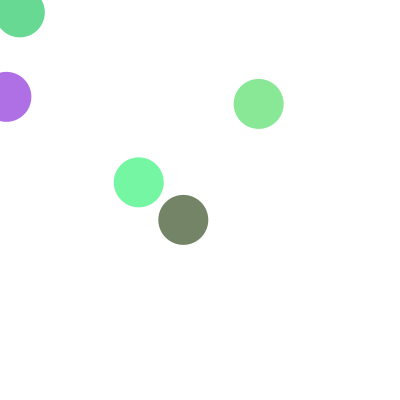
Frame 1 (no input)
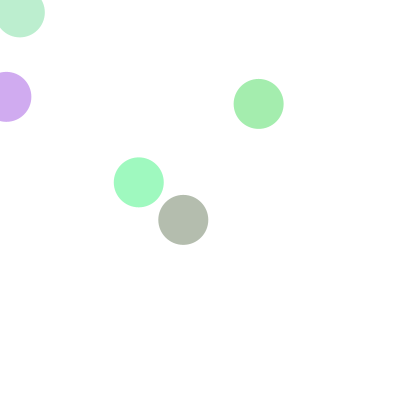
Frame 60 (the mouse pressed at the canvas centre just before this capture)
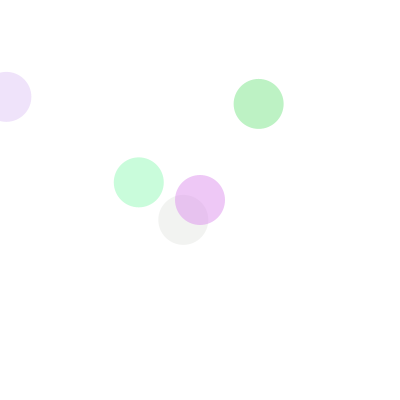
Frame 120 (the mouse held since frame 60 and released just before this capture)

The Processing sketch that drew these frames (run headless with seeded random() and noise(); from frame 60 on, the mouse is pressed at the canvas centre):

// Processing sketch: ParticleFade
// ── ParticleFade.pde
// ParticleFade
//
// Simple circle particles that live
// for a short time & fade away.
//
// Click to make a circle.
//
// Dan Wilcox danomatika.com 2016

ArrayList<Circle> circles;

void setup() {
  size(400, 400);
  
  // create the array list and load
  // it with 5 random circles
  circles = new ArrayList<Circle>();
  for(int i = 0; i < 5; ++i) {
    circles.add(new Circle());  
  }
}

void draw() {
  background(255);
  
  // draw each circle in the array list,
  // remove any dead circles
  for(int i = 0; i < circles.size(); ++i) {
    Circle c = circles.get(i);
    c.update();
    if(c.alive) {
      c.draw();  
    }
    else {
      circles.remove(c);  
    }
  }  
}

void mousePressed() {
  Circle c = new Circle(mouseX, mouseY);
  circles.add(c);
}
// ── Circle.pde

// circle particle
class Circle {
 
  // where it is
  PVector pos;
  
  // is the circle alive?
  boolean alive = true;
  
  // timstamp for when the circle was "born"
  long birthtime = 0;
  
  // how long the particle should live
  long lifetime;
  
  // life color
  color aliveColor = color(255);

  // constuctor with a random pos
  Circle() {
    pos = new PVector(random(width), random(height));
    reset();
  }
  
  // constructor with a given pos
  Circle(int x, int y) {
    pos = new PVector(x, y);
    reset();
  }
  
  // reset circle life & generate new life time colors
  void reset() {
    birthtime = millis();
    lifetime = int(random(1000, 5000));
    aliveColor = color(100 + random(155), 
                       100 + random(155),
                       100 + random(155));
  }
  
  // check if the circle has lived long enough
  void update() {
    if(millis() - birthtime > lifetime) {
      alive = false; // it dies :(
    }
  }
  
  void draw() {
    
    // "age" is the amount of time the circle has been alive
    // aka the time difference between when it was born and now
    long age = millis() - birthtime;
    
    // compute color alpha based on the age where:
    // born: full alpha
    // half life: half alpha
    // dead: no alpha
    float alpha = map(age, 0, lifetime, 255, 0);
    fill(red(aliveColor), green(aliveColor), blue(aliveColor), alpha);
    println(alpha);
    
    // draw
    noStroke();
    ellipse(pos.x, pos.y, 50, 50);
  }
}
